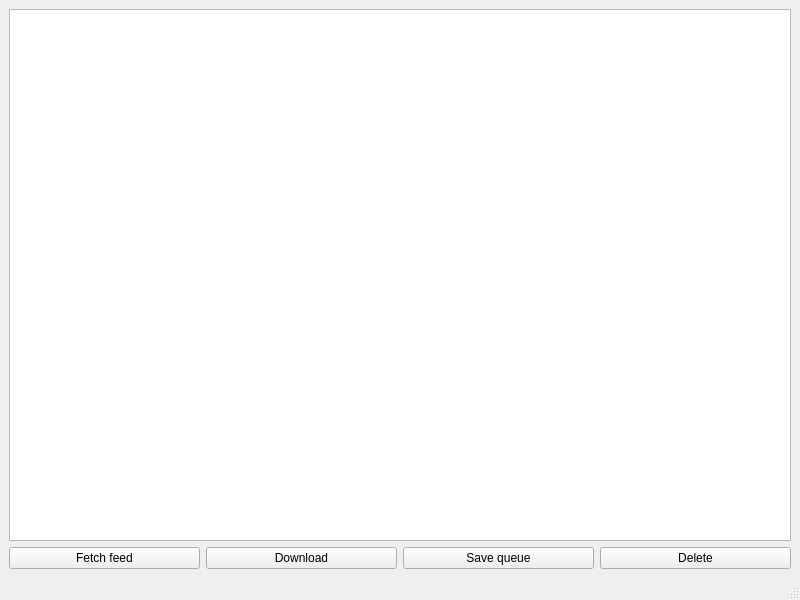
<?xml version="1.0" encoding="UTF-8"?>
<ui version="4.0">
 <class>MainWindow</class>
 <widget class="QMainWindow" name="MainWindow">
  <property name="geometry">
   <rect>
    <x>0</x>
    <y>0</y>
    <width>800</width>
    <height>600</height>
   </rect>
  </property>
  <property name="windowTitle">
   <string>Aniftp-Qt</string>
  </property>
  <widget class="QWidget" name="centralwidget">
   <layout class="QVBoxLayout" name="verticalLayout">
    <item>
     <widget class="QTableView" name="episodeTable">
      <property name="editTriggers">
       <set>QAbstractItemView::NoEditTriggers</set>
      </property>
      <property name="selectionBehavior">
       <enum>QAbstractItemView::SelectRows</enum>
      </property>
      <property name="sortingEnabled">
       <bool>false</bool>
      </property>
      <attribute name="verticalHeaderVisible">
       <bool>false</bool>
      </attribute>
     </widget>
    </item>
    <item>
     <layout class="QHBoxLayout" name="horizontalLayout">
      <item>
       <widget class="QPushButton" name="fetchFeedButton">
        <property name="text">
         <string>Fetch feed</string>
        </property>
       </widget>
      </item>
      <item>
       <widget class="QPushButton" name="downloadButton">
        <property name="text">
         <string>Download</string>
        </property>
       </widget>
      </item>
      <item>
       <widget class="QPushButton" name="saveQueueButton">
        <property name="text">
         <string>Save queue</string>
        </property>
       </widget>
      </item>
      <item>
       <widget class="QPushButton" name="deleteButton">
        <property name="text">
         <string>Delete</string>
        </property>
       </widget>
      </item>
     </layout>
    </item>
   </layout>
  </widget>
  <widget class="QStatusBar" name="statusbar">
   <property name="enabled">
    <bool>true</bool>
   </property>
  </widget>
 </widget>
 <resources/>
 <connections/>
</ui>
